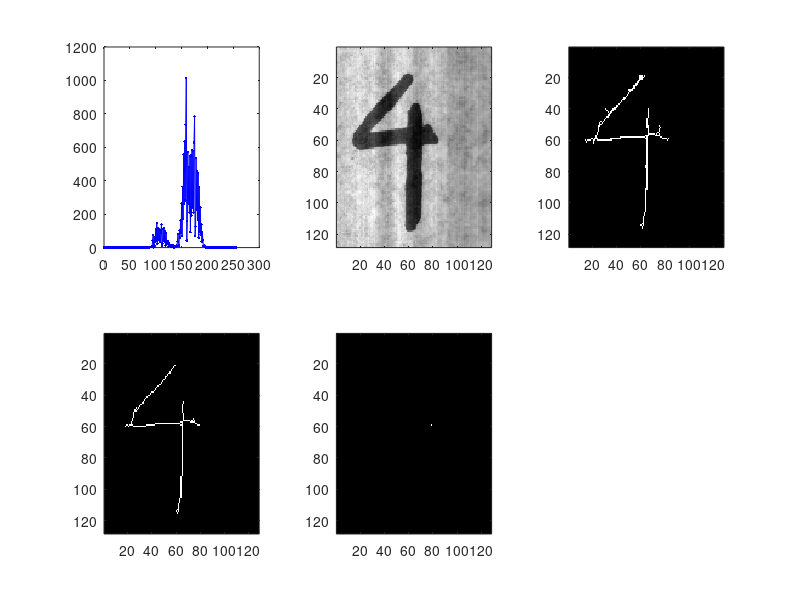

Write MATLAB code to recreate this figure. (Note: this script raises an error after producing the figure.)
load nuf4b.mat
bininvect=[0:1:255];
histo=hist(nuf4b(:), bininvect);
figure(2)
colormap(gray(256))
subplot(2,3,1),plot(bininvect,histo,'.-b');
subplot(2,3,2),imagesc(nuf4b); %plot(nuf4b);

new_Im = zeros(128,128);
for i = 1:128
    for j = 1:128
        if nuf4b(i,j) > 135
            new_Im(i,j) = 0;
        else
            new_Im(i,j) = 1;
        end
    end
end

ImS = bwmorph(new_Im,'skel',inf);
subplot(2,3,3),imagesc(ImS);
ImP = bwmorph(ImS,'shrink',4);
subplot(2,3,4),imagesc(ImP);


SE = [0 0 0; 1 1 0; 0 0 0];
ImE = imerode(ImP, SE).*imerode(~ImP, ~SE);
subplot(2,3,5),imagesc(ImE);
track10_val = track10(ImP,25,56)
atan_val = atan2(7,9)

subplot(2,3,6),imagesc(new_Im)
